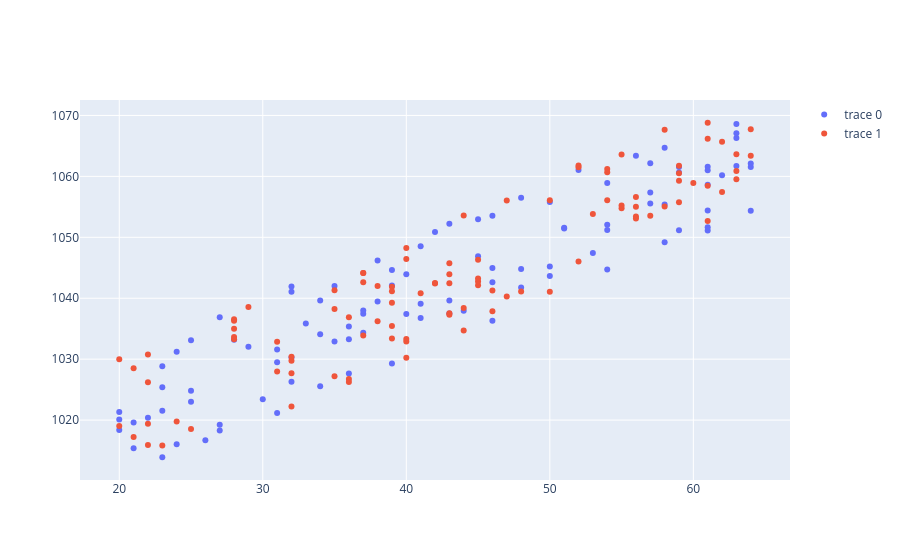

The code cell stored with this chart in its notebook:
### Markdown cell above
### Bare-bones scatter plot

### Code cell
f_trace = go.Scatter(x = female_age,
                  y = female_salary,
                  mode = "markers")

m_trace = go.Scatter(x = male_age,
                  y = male_salary,
                  mode = "markers")

data = [f_trace, m_trace]

iplot({"data":data})
